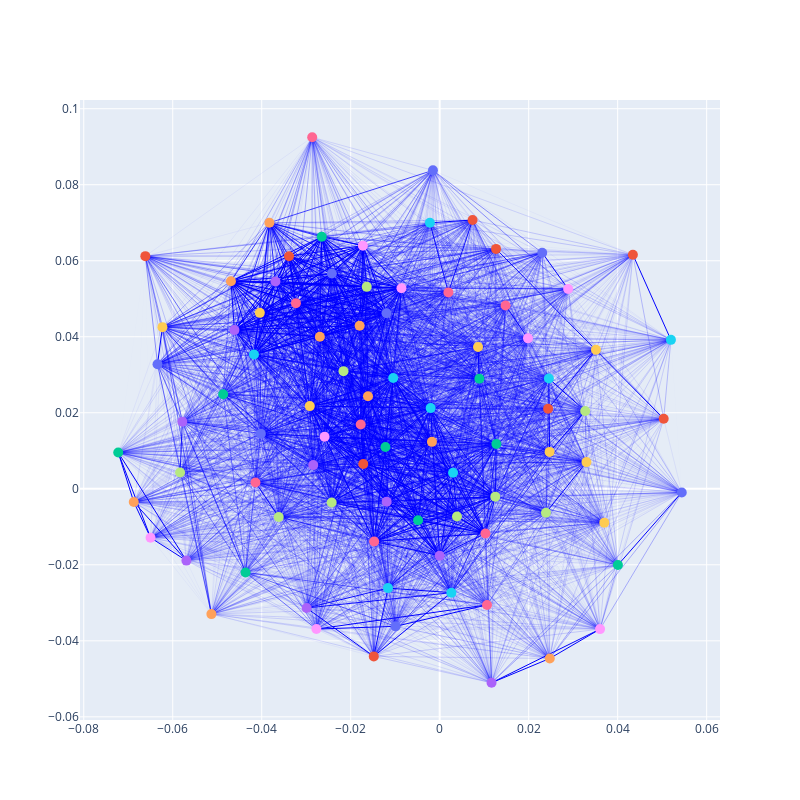
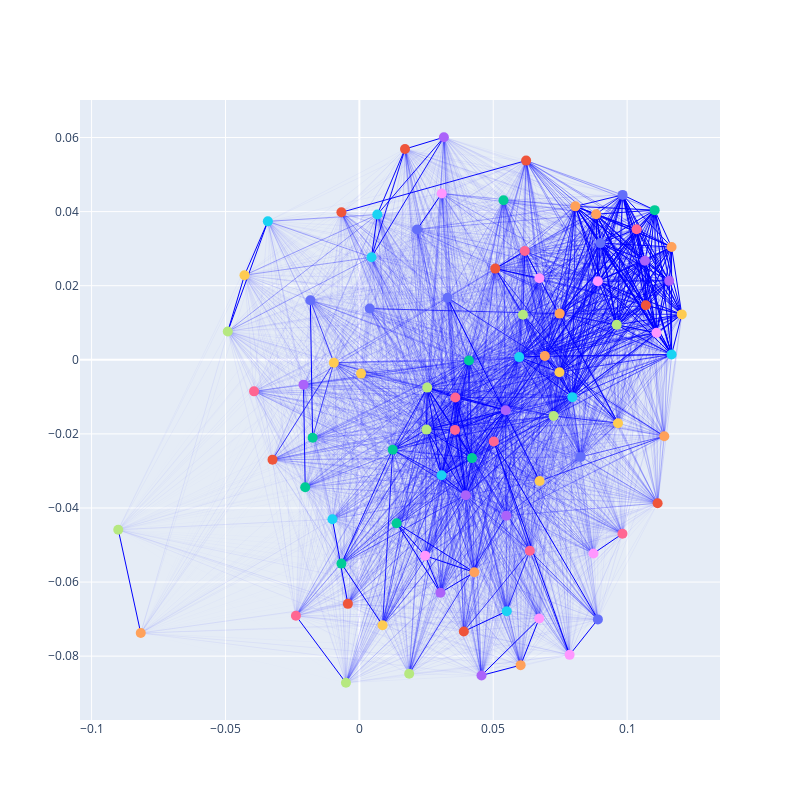

The code cell stored with these charts, in order, in its notebook:
### Code cell
G_condition_1, layout_condition_1  = construct_graph(correlation_matrix_condition_1,
                cobra_model = ec_cobra_model,
                correction=True,
                remove_unconnected_nodes = True
                )
plot_graph(G_condition_1, layout_condition_1)


G_condition_2, layout_condition_2 = construct_graph(correlation_matrix_condition_2,
                cobra_model = ec_cobra_model,
                correction=True,
                remove_unconnected_nodes = True
                )
plot_graph(G_condition_2, layout_condition_2)
